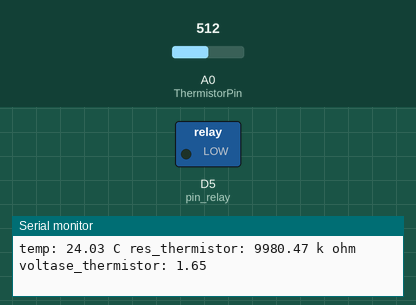
Simulated run of this program. Board: ESP8266 (NodeMCU). Shown: switched loads named in the program (green lamp = pin HIGH), the last lines printed to the serial monitor. Inputs (shaded band) come from the test bench; at power-on: A0 (ThermistorPin) = 512. WiFi joins after 1.5 s; servers stay silent unless stated.

Above: at 3.0 s.
3.1 s: A0 (ThermistorPin) set to 306
At 4.2 s:
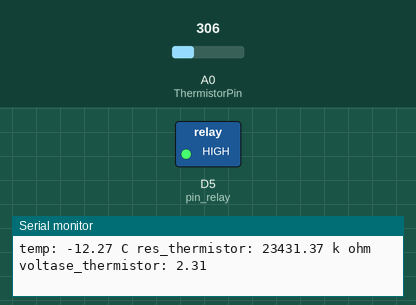
4.6 s: A0 (ThermistorPin) set to 328
7.6 s: A0 (ThermistorPin) set to 356
10.6 s: A0 (ThermistorPin) set to 511
At 12.1 s:
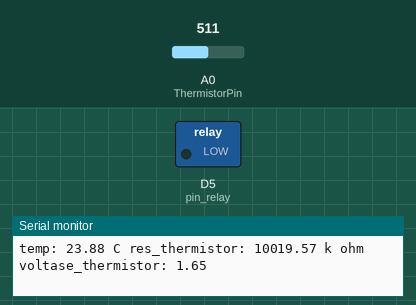
13.6 s: A0 (ThermistorPin) set to 122
At 14.8 s:
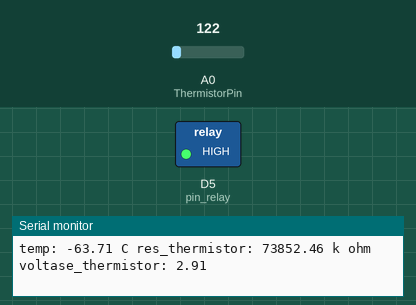
Timing chart, 0 to 16.1 s (numbered marks = the images above; inputs shaded):
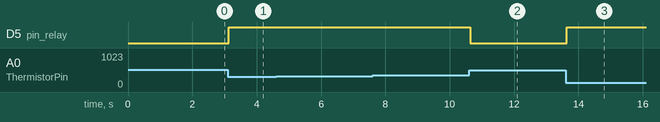

The program:

main.cpp
```cpp
#include <Arduino.h>

int ThermistorPin = A0;                                                   // menggunakan pin A0 untuk sensor thermistor
int Vo;                                                                   // nilai thermistor dan nilai
double R1 = 10000;                                                        // nilai resistor tetap yang digunakan adalah 100k ohm
double logR2, R2, T, Tc, I, VoltaseR1;                                    // logR2 adalah nilai logaritma dari R2, R2 adalah nilai resistansi thermistor, T adalah nilai suhu dalam kelvin, Tc nilai suhu dalam celcius, I adalah nilai arus total yang mengalir pada 2 resitor, dan V1 adalah nilai tegangan di resistor retap
double c1 = 6.253244482e-03, c2 = -6.908019094e-04, c3 = 44.47723879e-07; // kalibrasi sendiri
double voltase;                                                           // nilai voltase dari sensor suhu
// nilai diatas didapatkan dari situs ini
// https://www.thinksrs.com/downloads/programs/Therm%20Calc/NTCCalibrator/NTCcalculator.htm
// dengan menggunakan data
// suhu       ||      resistansi
// 9                  196,5k ohm
// 28                 85,6k ohm
// 70                 19,5k ohm

// inisialisasi pin relay dan nilai pid
#include <PID_v1.h>
#define pin_relay D5 // relay dihubungkan ke d5
// nilai relay adalah nilai yang akan digunakan untuk menyakalan relay(analogwrite)
double setPoint, nilai_relay;
double Kp = 50, Ki = 5, Kd = 1; // parameter untuk nilai pid
PID myPID(&Tc, &nilai_relay, &setPoint, Kp, Ki, Kd, DIRECT);

// didapat dari aplikasi blynk agar dapat berkomunikasi dengannya
#define BLYNK_TEMPLATE_ID "TMPL1KaIVCas"
#define BLYNK_DEVICE_NAME "Template Zaki sistem kendali"
#define BLYNK_AUTH_TOKEN "sUUFKW18vk9_hQ_DhO1xgIcxeG88xoRS"
#define BLYNK_PRINT Serial      // menampilkan informasi telah tersambung ke blynk
#include <ESP8266WiFi.h>        //mendapatkan liblarry esp8266
#include <BlynkSimpleEsp8266.h> //mendapatkan liblarry blynk
char auth[] = BLYNK_AUTH_TOKEN;
char ssid[] = "KONTRAKAN UYE"; // nama wifi
char pass[] = "KUSANG123";     // pass wifi
BlynkTimer timer;

BLYNK_WRITE(V4) // apapun yang perubahabn yang terjadi pada v4(virtual pin 4) dapatkan data itu
{
  setPoint = param.asDouble(); // kode untuk mendapatkan nilai set point pada blynk
}

void myTimerEvent() // kirim semua data yang didapatkan di nodemcu ke blynk
{
  Blynk.virtualWrite(V2, millis() / 1000); // kirim data waktu aktif perangkat
  Blynk.virtualWrite(V3, Tc);              // kirim data nilai suhu
  Blynk.virtualWrite(V5, nilai_relay);     // kirim nilai relay ke blynk (nilai sum pid)
  Blynk.virtualWrite(V6, voltase);         // kirim nilai voltase thermistor ke blynk
  Blynk.virtualWrite(V7, R2);              // nilai resistansi sensor suhu (thermistor)
}

void setup()
{
  // Debug console
  Serial.begin(115200);
  // buat pin A0 sebagai input
  pinMode(ThermistorPin, INPUT);
  // turn the PID on
  myPID.SetMode(AUTOMATIC);
  // mulai liblarry blynk
  Blynk.begin(auth, ssid, pass);
  // Setup a function to be called every second
  timer.setInterval(1000L, myTimerEvent);
}

void loop()
{
  Blynk.run();
  timer.run();
  myPID.Compute();                     // dapatkan nilai pid dari beberapa variabel yang sudah diinginkan
  analogWrite(pin_relay, nilai_relay); // kontrol relay menggunakan nilai pid yang telah didapatkan
  Vo = analogRead(ThermistorPin);
  R2 = R1 * (1023.0 / (float)Vo - 1.0);                       // nilai resistansi sensor
  logR2 = log(R2);                                            // menghitung nilai log dari r2 (resistansi sensor)
  T = (1.0 / (c1 + c2 * logR2 + c3 * logR2 * logR2 * logR2)); // menggunakan persamaan Steinhart-Hart untuk mendapatkan nilai temperatur dalam kelvin
  Tc = T - 273.15;                                            // menghitung nilai temperatur dalam celcius dengan mengkonversi temperatur dalam kelvin

  // menghitung nilai voltase yang ngak ngotak
  // dengan didapatkannya nilai R2 (r thermistor maka kita bisa mendapatkan nilai arus dengan persamaan sederhana)
  // I = V / R dimana V adalah voltase total, dan R adalah R total (R thermistor + R tetap)
  I = 3.3 / (R1 + R2);
  // hitung nilai voltase pada resistor 100 k ohm (V2)
  VoltaseR1 = I * R1;
  // akhirnya, kita mendapatkan nilai voltase pada thermistor dengan rumus sederhana
  voltase = 3.3 - VoltaseR1;

  Serial.print("temp: ");
  Serial.print(Tc); // tampilkan nilai temperatur di serial monitor
  Serial.print(" C res_thermistor: ");
  Serial.print(R2); // tampilkan nilai sesistansi thermistor
  Serial.print(" k ohm voltase_thermistor: ");
  Serial.println(voltase);
}
```

Measured:
- after the input at 3.1 s, D5 (pin_relay): LOW → HIGH at once
- after the input at 10.6 s, D5 (pin_relay): HIGH → LOW at once
- after the input at 13.6 s, D5 (pin_relay): LOW → HIGH at once
